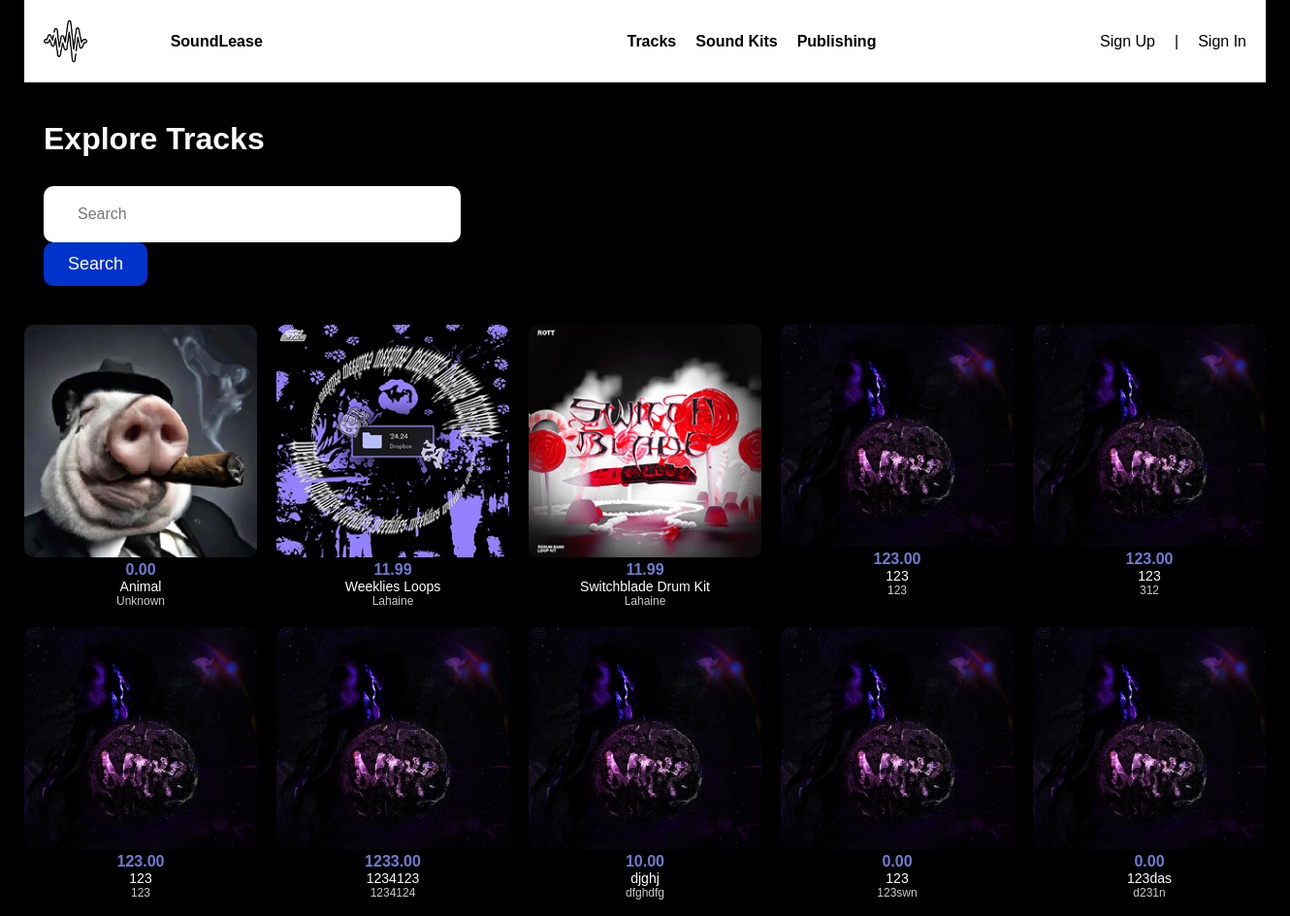
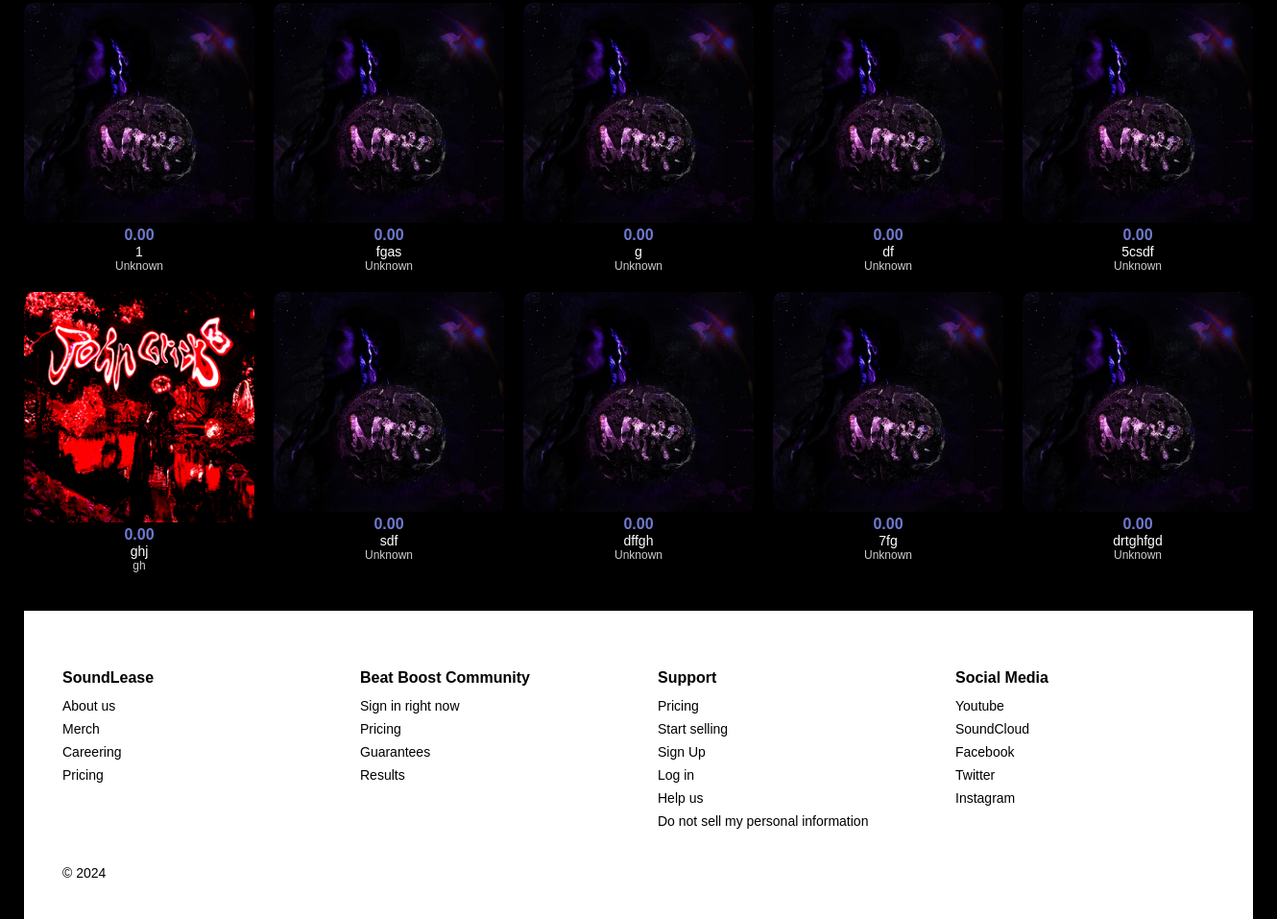
The app's page /beats/ with its own data (2 pictures, top to bottom).
### main/models.py (models this page shows, shortened)
class Beat(models.Model):
    title = models.CharField("Заголовок", max_length=255, help_text="Макс 255 символів")
    author = models.CharField("Автор", max_length=64, help_text="Макс 64 символа", default="Unknown")
    price = models.DecimalField(max_digits=10, decimal_places=2, verbose_name="Ціна",
                                validators=[MinValueValidator(0.00)], default=0.00)
    premium_price = models.DecimalField(max_digits=10, decimal_places=2, verbose_name="Преміум ціна",
                                        validators=[MinValueValidator(0.00)], blank=True, null=True, default=0)
    description = models.TextField(blank=True, verbose_name="Опис")
    pub_date = models.DateTimeField("Дата публікації", default=timezone.now, blank=True, null=True)
    audio_file = models.FileField("Аудіо-файл", upload_to="beats/")
    demo_file = models.FileField("Демо-файл", upload_to="demos/", blank=True, null=True)
    cover_image = models.ImageField("Обкладинка", upload_to="covers/", default="img/default.png",
                                    blank=True, null=True)
    slug = models.SlugField("Слаг", unique=True)  # Додано unique=True
    tags = models.ManyToManyField(Tag, verbose_name="Теги", blank=True)
    objects = models.Manager()
    def get_absolute_url(self):
        try:
            url = reverse("beat-detail", kwargs={"slug": self.slug, })
        except:
            url = "/"
        return url

### main/views.py (the view)
# urls.py: path(r"beats/", BeatList.as_view(), name="beat-list"),
class BeatList(ListView):
    model = Beat
    template_name = "main/beat_list.html"
    context_object_name = "beats"
    paginate_by = 20
    def get_context_data(self, *args, **kwargs):
        context = super().get_context_data(*args, **kwargs)
        try:
            context["Tag"] = Tag.objects.get(slug=self.kwargs.get('slug'))
        except:
            context["Tag"] = None
        beat_list = self.get_queryset()
        paginator = Paginator(beat_list, self.paginate_by)
        context['page_obj'] = paginator.page(1)
        return context
    def get_queryset(self, *args, **kwargs):
        return Beat.objects.all()

### main/templates/main/beat_list.html (shortened to what this page needs)
{% extends 'main/main_layout.html' %}
{% load static %}
{% block content %}
<div class="container5">
    <div class="title5">Explore Tracks</div>
    <div class="search-bar5">
        <form method="get" action="{% url 'search-beats' %}">
            <div class="search-input5">
                {% if query %}
                    <input type="text" name="q" placeholder="{{ query }}">
                {% else %}
                    <input type="text" name="q" placeholder="Search">
                {% endif %}
            </div>
            <button type="submit" class="search-button5">Search</button>
        </form>
    </div>
</div>
    <section class="grid">
        {% for beat in beats %}
            {% include 'main/beat_card.html' %}
        {% endfor %}
    </section>
{% endblock %}

### main/templates/main/beat_card.html (shortened to what this page needs)
<div class="card">
  <img src="{{ beat.cover_image.url }}" alt="{{ beat.title }}" class="beat-image" data-audio-id="audio_{{ beat.id }}">
  <a class="smth" href="{{ beat.get_absolute_url }}">
    <div class="price">{{ beat.price }}</div>
    <div class="title">{{ beat.title }}</div>
    <div class="creator">{{ beat.author }}</div>
  </a>
</div>

### main/static/css/style.css (style rules this page uses)
body { margin: 0; font-family: Arial, sans-serif; background-color: #000; color: #fff; width: 1280px; margin: 0 auto; }
.grid { display: flex; justify-content: space-between; padding: 0px; }
.card { width: 240px; text-align: center; }
.card img { width: 100%; border-radius: 10px; }
.price { color: #717AD1; font-weight: bold; }
.title { font-size: 14px; }
.creator { font-size: 12px; color: #ccc; }
.grid { display: grid; grid-template-columns: repeat(5, 1fr); gap: 20px; margin-bottom: 40px; }
.smth { text-decoration: none; color: white; }
.container5 { width: 1280px; margin: 0 auto; padding: 40px 20px; }
.title5 { font-size: 32px; font-weight: bold; margin-bottom: 30px; }
.search-bar5 { display: flex; align-items: center; }
.search-input5 { display: flex; align-items: center; background-color: white; border-radius: 10px; padding: 10px 15px; width: 400px; margin-right: 15px; }
.search-input5 input { border: none; outline: none; font-size: 16px; margin-left: 10px; width: 100%; }
.search-button5 { background-color: #0033cc; color: white; border: none; border-radius: 10px; padding: 12px 25px; font-size: 18px; cursor: pointer; }

### main/static/css/style2.css (style rules this page uses)
body { font-family: sans-serif; background-color: #000000; }
input { width: 100%; padding: 10px; border: 1px solid #ccc; border-radius: 3px; color: rgb(0, 0, 0); }
button { background-color: #cc0000; color: #fff; padding: 10px 20px; border: none; border-radius: 3px; cursor: pointer; }
a { color: #cc0000; text-decoration: none; }

### records on screen
Beat: cover_image (picture), price "0.00", title "Animal", author "Unknown"
Beat: cover_image (picture), price "11.99", title "Weeklies Loops", author "Lahaine"
Beat: cover_image (picture), price "11.99", title "Switchblade Drum Kit", author "Lahaine"
Beat: cover_image (placeholder picture), price "123.00", title "123", author "123"
Beat: cover_image (placeholder picture), price "123.00", title "123", author "312"
Beat: cover_image (placeholder picture), price "123.00", title "123", author "123"
Beat: cover_image (placeholder picture), price "1233.00", title "1234123", author "1234124"
Beat: cover_image (placeholder picture), price "10.00", title "djghj", author "dfghdfg"
Beat: cover_image (placeholder picture), price "0.00", title "123", author "123swn"
Beat: cover_image (placeholder picture), price "0.00", title "123das", author "d231n"
Beat: cover_image (placeholder picture), price "0.00", title "1", author "Unknown"
Beat: cover_image (placeholder picture), price "0.00", title "fgas", author "Unknown"
Beat: cover_image (placeholder picture), price "0.00", title "g", author "Unknown"
Beat: cover_image (placeholder picture), price "0.00", title "df", author "Unknown"
Beat: cover_image (placeholder picture), price "0.00", title "5csdf", author "Unknown"
Beat: cover_image (picture), price "0.00", title "ghj", author "gh"
Beat: cover_image (placeholder picture), price "0.00", title "sdf", author "Unknown"
Beat: cover_image (placeholder picture), price "0.00", title "dffgh", author "Unknown"
Beat: cover_image (placeholder picture), price "0.00", title "7fg", author "Unknown"
Beat: cover_image (placeholder picture), price "0.00", title "drtghfgd", author "Unknown"
